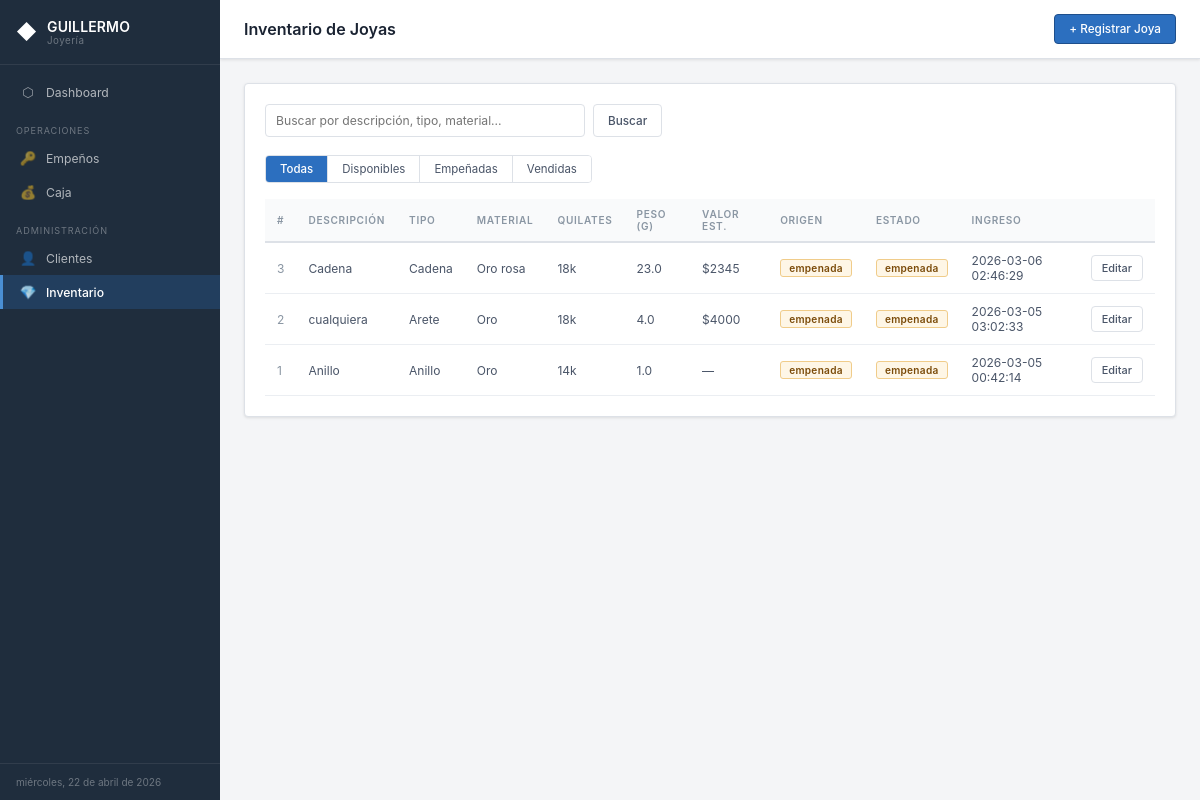
Page /inventario on the committed database.
### tables this page shows
CREATE TABLE joya (
        id INTEGER PRIMARY KEY AUTOINCREMENT,
        descripcion TEXT NOT NULL, tipo TEXT, material TEXT,
        quilates TEXT, peso_gramos REAL, valor_estimado REAL,
        origen TEXT DEFAULT 'propia', estado TEXT DEFAULT 'disponible',
        notas TEXT, fecha_ingreso TEXT DEFAULT (datetime('now'))
    );

### app.py (the view)
@app.route('/inventario')
def inventario():
    filtro = request.args.get('estado','todos')
    q = request.args.get('q','')
    sql = "SELECT * FROM joya WHERE 1=1"
    args = []
    if filtro != 'todos': sql += " AND estado=?"; args.append(filtro)
    if q:
        sql += " AND (descripcion LIKE ? OR tipo LIKE ? OR material LIKE ?)"
        like = f'%{q}%'; args += [like,like,like]
    sql += " ORDER BY fecha_ingreso DESC"
    joyas = query(sql, args)
    return render_template('inventario.html', joyas=joyas, filtro=filtro, q=q)

### app.py (called while the page is built)
def get_db():
    db = getattr(g, '_database', None)
    if db is None:
        db = g._database = sqlite3.connect(DATABASE)
        db.row_factory = sqlite3.Row
        db.execute("PRAGMA foreign_keys = ON")
    return db

@app.teardown_appcontext
def close_connection(exception):
    db = getattr(g, '_database', None)
    if db is not None: db.close()

def query(sql, args=(), one=False):
    cur = get_db().execute(sql, args)
    rv = cur.fetchall()
    return (rv[0] if rv else None) if one else rv

@app.template_filter('fecha')
def formato_fecha(valor):
    if valor is None:
        return ''
    if isinstance(valor, str):
        try:
            fecha = datetime.strptime(valor, '%Y-%m-%d')
            return fecha.strftime('%d/%m/%Y')
        except:
            return valor
    if hasattr(valor, 'strftime'):
        return valor.strftime('%d/%m/%Y')
    return str(valor)

### templates/inventario.html (shortened to what this page needs)
{% extends "base.html" %}
{% block page_title %}Inventario de Joyas{% endblock %}
{% block top_actions %}
  <a href="{{ url_for('nueva_joya') }}" class="btn btn-gold">+ Registrar Joya</a>
{% endblock %}
{% block content %}
<div class="card">
  <div style="display:flex; gap:12px; flex-wrap:wrap; margin-bottom:18px; align-items:center;">
    <form class="search-bar" method="get" style="margin:0; flex:1;">
      <input type="text" name="q" placeholder="Buscar por descripción, tipo, material…" value="{{ q }}">
      <button type="submit" class="btn btn-outline">Buscar</button>
    </form>
  </div>
  <div class="filter-tabs">
    {% for key, label in [('todos','Todas'), ('disponible','Disponibles'), ('empenada','Empeñadas'), ('vendida','Vendidas')] %}
    <a href="{{ url_for('inventario', estado=key, q=q) }}"
       class="filter-tab {% if filtro == key %}active{% endif %}">{{ label }}</a>
    {% endfor %}
  </div>
  {% if joyas %}
  <div class="table-wrap">
    <table>
      <thead>
        <tr>
          <th>#</th>
          <th>Descripción</th>
          <th>Tipo</th>
          <th>Material</th>
          <th>Quilates</th>
          <th>Peso (g)</th>
          <th>Valor Est.</th>
          <th>Origen</th>
          <th>Estado</th>
          <th>Ingreso</th>
          <th></th>
        </tr>
      </thead>
      <tbody>
        {% for j in joyas %}
        <tr>
          <td style="color:var(--text3);">{{ j.id }}</td>
          <td>{{ j.descripcion }}</td>
          <td>{{ j.tipo or '—' }}</td>
          <td>{{ j.material or '—' }}</td>
          <td>{{ j.quilates or '—' }}</td>
          <td>{{ j.peso_gramos or '—' }}</td>
          <td>{% if j.valor_estimado %}${{ "%.0f"|format(j.valor_estimado) }}{% else %}—{% endif %}</td>
          <td><span class="badge badge-{{ j.origen }}">{{ j.origen }}</span></td>
          <td><span class="badge badge-{{ j.estado }}">{{ j.estado }}</span></td>
          <td>{{ j.fecha_ingreso|fecha }}</td>
          <td>
            <a href="{{ url_for('editar_joya', id=j.id) }}" class="btn btn-outline btn-sm">Editar</a>
          </td>
        </tr>
        {% endfor %}
      </tbody>
    </table>
  </div>
  {% else %}
  <div class="empty-state">
    <div class="empty-icon">💎</div>
    <p>No hay joyas registradas con ese filtro.</p>
  </div>
  {% endif %}
</div>
{% endblock %}

### static/css/main.css (style rules this page uses)
:root { --accent: #2C6FBF; --accent-dark: #1E4F8C; --accent-light:#4A8FD4; --bg: #F4F5F7; --bg2: #FFFFFF; --bg3: #FFFFFF; --bg4: #F9FAFB; --border: #DDE1E7; --border2: #EBEEF2; --text: #1A2332; --text2: #4A5568; --text3: #8A96A3; --red: #D93025; --green: #1E8A4C; --orange: #C97B10; --sidebar-bg: #1F2D3D; --sidebar-text: rgba(255,255,255,0.65); --sidebar-section: rgba(255,255,255,0.35); --sidebar-border: rgba(255,255,255,0.08); --sidebar-hover: rgba(255,255,255,0.07); --sidebar-active: rgba(44,111,191,0.25); --input-bg: #FFFFFF; --table-hover: #F0F4FA; --thead-bg: #F9FAFB; --sidebar-w: 220px; --radius: 4px; --shadow: 0 1px 3px rgba(0,0,0,0.10); --shadow-md: 0 2px 8px rgba(0,0,0,0.10); }
*, *::before, *::after { box-sizing: border-box; margin: 0; padding: 0; }
html { font-size: 14px; }
body { font-family: -apple-system, BlinkMacSystemFont, 'Segoe UI', Roboto, sans-serif; background: var(--bg); color: var(--text); display: flex; min-height: 100vh; }
a { color: var(--accent); text-decoration: none; }
input, select, textarea, button { font-family: inherit; }
.btn { display: inline-flex; align-items: center; gap: 5px; padding: 7px 14px; border-radius: var(--radius); font-size: 0.84rem; font-weight: 500; cursor: pointer; border: 1px solid transparent; transition: background .15s, border-color .15s; }
.btn-gold { background: var(--accent); color: #FFFFFF; border-color: var(--accent-dark); }
.btn-outline { background: var(--bg2); border: 1px solid var(--border); color: var(--text2); }
.btn-sm { padding: 5px 10px; font-size: 0.78rem; }
.card { background: var(--bg3); border: 1px solid var(--border); border-radius: var(--radius); padding: 20px; box-shadow: var(--shadow); }
.table-wrap { overflow-x: auto; }
table { width: 100%; border-collapse: collapse; font-size: 0.86rem; }
thead th { text-align: left; padding: 9px 12px; font-size: 0.72rem; font-weight: 600; text-transform: uppercase; letter-spacing: 0.07em; color: var(--text3); border-bottom: 2px solid var(--border); background: var(--thead-bg); }
tbody tr { border-bottom: 1px solid var(--border2); transition: background .1s; }
tbody td { padding: 10px 12px; color: var(--text2); vertical-align: middle; }
tbody td:first-child { color: var(--text); }
.badge { display: inline-block; padding: 2px 8px; border-radius: 3px; font-size: 0.72rem; font-weight: 600; letter-spacing: 0.03em; }
.badge-empenada { background: #FEF6E6; color: #7A4A08; border: 1px solid #F0CC8A; }
input[type="text"], input[type="email"], input[type="number"], input[type="date"], input[type="tel"], select, textarea { background: var(--input-bg); border: 1px solid var(--border); border-radius: var(--radius); color: var(--text); padding: 8px 10px; font-size: 0.87rem; transition: border-color .15s, box-shadow .15s; width: 100%; }
.search-bar { display: flex; gap: 8px; margin-bottom: 16px; }
.search-bar input { flex: 1; max-width: 320px; }
.filter-tabs { display: flex; gap: 0; margin-bottom: 16px; border: 1px solid var(--border); border-radius: var(--radius); overflow: hidden; display: inline-flex; }
.filter-tab { padding: 6px 14px; font-size: 0.82rem; border: none; border-right: 1px solid var(--border); color: var(--text2); cursor: pointer; transition: background .15s; background: #fff; }
.filter-tab:last-child { border-right: none; }
.filter-tab.active { background: var(--accent); color: #FFFFFF; font-weight: 500; }

### rows in the picture
joya: id "3", descripcion "Cadena", tipo "Cadena", material "Oro rosa", quilates "18k", peso_gramos "23.0", valor_estimado "2345", origen "empenada", estado "empenada", fecha_ingreso|fecha "2026-03-06 02:46:29"
joya: id "2", descripcion "cualquiera", tipo "Arete", material "Oro", quilates "18k", peso_gramos "4.0", valor_estimado "4000", origen "empenada", estado "empenada", fecha_ingreso|fecha "2026-03-05 03:02:33"
joya: id "1", descripcion "Anillo", tipo "Anillo", material "Oro", quilates "14k", peso_gramos "1.0", origen "empenada", estado "empenada", fecha_ingreso|fecha "2026-03-05 00:42:14"

### other values in the picture
{{ label }} "Todas" "Disponibles" "Empeñadas" "Vendidas"
